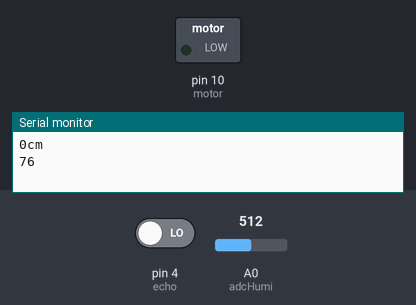
The sketch below on a simulated Arduino Uno, built with avr-gcc and run on an emulated ATmega328P. Parts: switched loads named in the sketch (green lamp = pin HIGH), the last lines printed to the serial monitor. The inputs (shaded band) are chosen by the test bench; at power-on: A0 (adcHumi) = 512, pin 4 (echo) LOW. Pins used as bus, display or sensor lines are not drawn.

Above: at 1.2 s.
1.3 s: A0 (adcHumi) set to 873
3.2 s: A0 (adcHumi) set to 899
At 4.7 s:
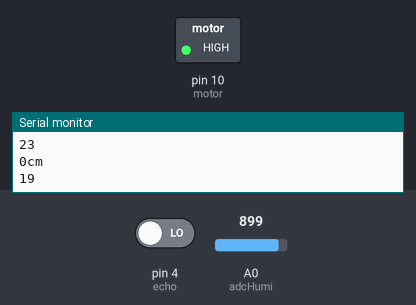
5.5 s: A0 (adcHumi) set to 639
7.2 s: A0 (adcHumi) set to 617
At 8.9 s:
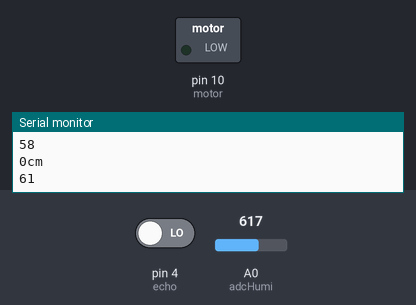
9.5 s: A0 (adcHumi) set to 900
At 11.0 s:
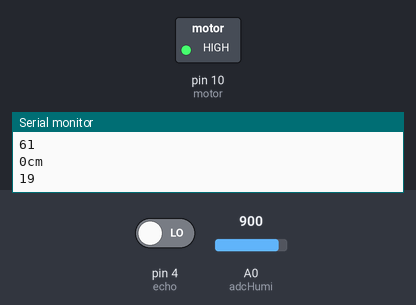
Timing chart, 0 to 12.5 s (numbered marks = the images above; inputs shaded):
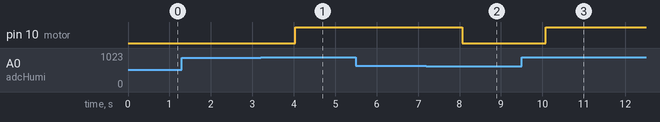

The sketch:

vuonmini.ino
```cpp
#include <SoftwareSerial.h>

SoftwareSerial espSerial(2, 3);

int trig = 5;
int echo = 4, motor = 10;
int adcHumi = A0;
int value, distance, DataHumi, valueHumi;
unsigned long last ;

void mucnuoc();
void humidity();

void setup() {
  pinMode(trig, OUTPUT);
  pinMode(echo, INPUT);
  pinMode(motor, OUTPUT);

  Serial.begin(9600);
  espSerial.begin(115200);

  last = millis();
}

void loop() {

  // if( millis() - last >= 1000)
  // {
  mucnuoc();
  humidity();
  // last = millis();
  // }

}

void mucnuoc()
{
  digitalWrite(trig, LOW);
  delay(2);
  digitalWrite(trig, HIGH);
  delay(5);
  digitalWrite(trig, LOW);

  value = pulseIn(echo, HIGH);

  distance = value/2/29.412 ;

  Serial.print(distance);
  Serial.println("cm");
  espSerial.print(distance);
  espSerial.print(",");
}

void humidity()
{

  int percent = map(analogRead(adcHumi), 350, 1023, 0, 100);
  percent = 100 - percent;
  if (percent <=20)
  {
    digitalWrite(motor, HIGH);
  }
  else if(percent >= 60)
  {
    digitalWrite(motor, LOW);
  }
  Serial.println(percent);
  espSerial.print(percent);

}
```

Measured:
- the behaviour switches between 888 and 889 on A0 (adcHumi) (found by bisection; images 0 and 1)
- the behaviour switches between 626 and 625 on A0 (adcHumi) (found by bisection; images 1 and 2)
- after the input at 3.2 s, pin 10 (motor): LOW → HIGH after 0.83 s
- after the input at 7.2 s, pin 10 (motor): HIGH → LOW after 0.86 s
- after the input at 9.5 s, pin 10 (motor): LOW → HIGH after 0.58 s
